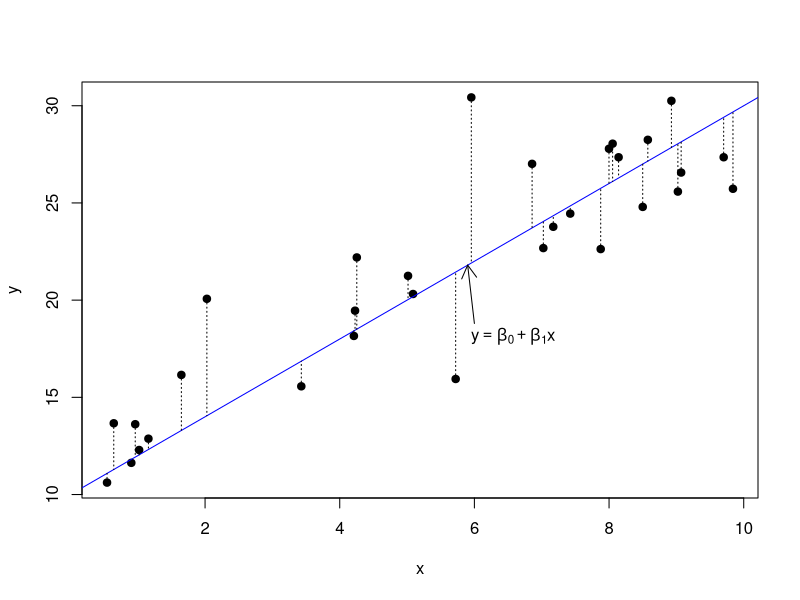

This figure's R source:
## ---- chunk 1
set.seed(11111) # gunakan seed yang sama jika ingin mendapatkan hasil yang sama
x = runif(31,0,10)
x[28] = 8.5
y = 10 + 2*x + rnorm(31)*3
#
# pch = 1 open circle, 2 triangle, 3 plus, 4 x, 5 diamond, 6 inverted triangle; 19 solid circle
#
plot(x, y, pch=19)
abline(a=10, b=2, col="Blue")
text(5.8, 18, expression(y == beta[0] + beta[1]*x), pos=4)
arrows(6, 18.8, 5.9, 21.8, length=.15)
segments(x, y, x, 10+2*x, lty=3)

